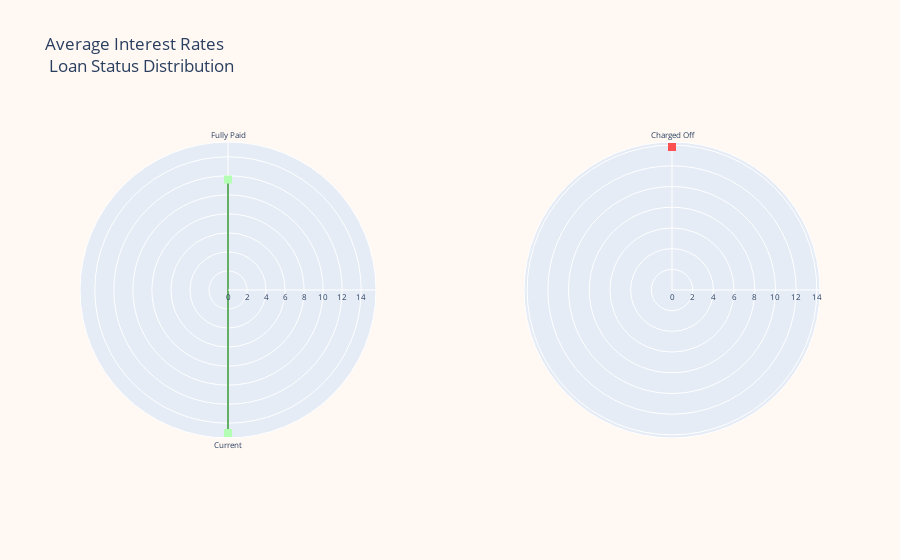

Source (notebook cell):
### Code cell
import chart_studio.plotly as py
import plotly.graph_objs as go

# Interest rate good loans
avg_fully_paid = round(np.mean(df['interest_rate'].loc[df['loan_status'] == 'Fully Paid'].values), 2)
avg_current = round(np.mean(df['interest_rate'].loc[df['loan_status'] == 'Current'].values), 2) 
#avg_issued = round(np.mean(df['interest_rate'].loc[df['loan_status'] == 'Issued'].values), 2)
#avg_long_fully_paid = round(np.mean(df['interest_rate'].loc[df['loan_status'] == 'Does not meet the credit policy. Status:Fully Paid'].values), 2)



# Interest rate bad loans

#avg_default_rates = round(np.mean(df['interest_rate'].loc[df['loan_status'] == 'Default'].values), 2)
avg_charged_off = round(np.mean(df['interest_rate'].loc[df['loan_status'] == 'Charged Off'].values), 2)
#avg_long_charged_off = round(np.mean(df['interest_rate'].loc[df['loan_status'] == 'Does not meet the credit policy. Status:Charged Off'].values), 2)
#avg_grace_period = round(np.mean(df['interest_rate'].loc[df['loan_status'] == 'In Grace Period'].values), 2)
#avg_short_late = round(np.mean(df['interest_rate'].loc[df['loan_status'] == 'Late (16-30 days)'].values), 2)
#avg_long_late = round(np.mean(df['interest_rate'].loc[df['loan_status'] == 'Late (31-120 days)'].values), 2)


# Take to a dataframe

data = [
    go.Scatterpolar(
        mode='lines+markers',
      r = [avg_fully_paid, avg_current],
      theta = ['Fully Paid', 'Current'],
      fill = 'toself',
      name = 'Good Loans',
        line = dict(
        color = "#63AF63"
      ),
      marker = dict(
        color = "#B3FFB3",
        symbol = "square",
        size = 8
      ),
      subplot = "polar",
    ),
    go.Scatterpolar(
        mode='lines+markers',
      r = [ avg_charged_off],
      theta = ['Charged Off'],
      fill = 'toself',
      name = 'Bad Loans',
        line = dict(
        color = "#C31414"
      ),
      marker = dict(
        color = "#FF5050",
        symbol = "square",
        size = 8
      ),
      subplot = "polar2"
    )
]

layout = go.Layout(
    title="Average Interest Rates <br> Loan Status Distribution",
    showlegend = False,
     paper_bgcolor = "rgb(255, 248, 243)",
    polar = dict(
      domain = dict(
        x = [0,0.4],
        y = [0,1]
      ),
      radialaxis = dict(
        tickfont = dict(
          size = 8
        )
      ),
      angularaxis = dict(
        tickfont = dict(
          size = 8
        ),
        rotation = 90,
        direction = "counterclockwise"
      )
    ),
    polar2 = dict(
      domain = dict(
        x = [0.6,1],
        y = [0,1]
      ),
      radialaxis = dict(
        tickfont = dict(
          size = 8
        )
      ),
      angularaxis = dict(
        tickfont = dict(
          size = 8
        ),
        rotation = 90,
        direction = "clockwise"
      ),
    )
)

fig = go.Figure(data=data, layout=layout)
iplot(fig, filename='polar/directions')

### Figure 1 — Plotly figure (JSON) as saved in the notebook; plotly's stock layout.template omitted (floating-point values rounded to 4 significant figures)
{"data": [{"fill": "toself", "line": {"color": "#63AF63"}, "marker": {"color": "#B3FFB3", "size": 8, "symbol": "square"}, "mode": "lines+markers", "name": "Good Loans", "r": [11.61, 15.03], "subplot": "polar", "theta": ["Fully Paid", "Current"], "type": "scatterpolar"}, {"fill": "toself", "line": {"color": "#C31414"}, "marker": {"color": "#FF5050", "size": 8, "symbol": "square"}, "mode": "lines+markers", "name": "Bad Loans", "r": [13.82], "subplot": "polar2", "theta": ["Charged Off"], "type": "scatterpolar"}], "layout": {"paper_bgcolor": "rgb(255, 248, 243)", "polar": {"angularaxis": {"direction": "counterclockwise", "rotation": 90, "tickfont": {"size": 8}}, "domain": {"x": [0, 0.4], "y": [0, 1]}, "radialaxis": {"tickfont": {"size": 8}}}, "polar2": {"angularaxis": {"direction": "clockwise", "rotation": 90, "tickfont": {"size": 8}}, "domain": {"x": [0.6, 1], "y": [0, 1]}, "radialaxis": {"tickfont": {"size": 8}}}, "showlegend": false, "title": {"text": "Average Interest Rates <br> Loan Status Distribution"}}}
